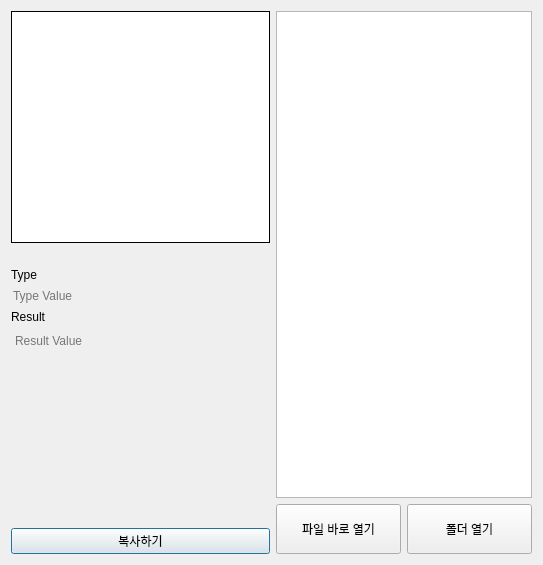
<?xml version="1.0" encoding="UTF-8"?>
<ui version="4.0">
 <class>dialog</class>
 <widget class="QDialog" name="dialog">
  <property name="windowModality">
   <enum>Qt::NonModal</enum>
  </property>
  <property name="geometry">
   <rect>
    <x>0</x>
    <y>0</y>
    <width>543</width>
    <height>565</height>
   </rect>
  </property>
  <property name="baseSize">
   <size>
    <width>280</width>
    <height>500</height>
   </size>
  </property>
  <property name="font">
   <font>
    <family>Arial</family>
    <pointsize>9</pointsize>
    <weight>50</weight>
    <bold>false</bold>
   </font>
  </property>
  <property name="acceptDrops">
   <bool>true</bool>
  </property>
  <property name="windowTitle">
   <string>QR Image Scanning Tool</string>
  </property>
  <property name="windowIcon">
   <iconset>
    <normaloff>../icon.png</normaloff>../icon.png</iconset>
  </property>
  <property name="autoFillBackground">
   <bool>false</bool>
  </property>
  <property name="sizeGripEnabled">
   <bool>false</bool>
  </property>
  <property name="modal">
   <bool>false</bool>
  </property>
  <layout class="QGridLayout" name="gridLayout">
   <item row="0" column="0">
    <layout class="QGridLayout" name="gridLayout_2">
     <item row="0" column="0">
      <layout class="QVBoxLayout" name="verticalLayout_3">
       <item>
        <widget class="QLabel" name="input_img">
         <property name="sizePolicy">
          <sizepolicy hsizetype="Expanding" vsizetype="MinimumExpanding">
           <horstretch>0</horstretch>
           <verstretch>0</verstretch>
          </sizepolicy>
         </property>
         <property name="minimumSize">
          <size>
           <width>200</width>
           <height>200</height>
          </size>
         </property>
         <property name="palette">
          <palette>
           <active>
            <colorrole role="WindowText">
             <brush brushstyle="SolidPattern">
              <color alpha="255">
               <red>0</red>
               <green>0</green>
               <blue>0</blue>
              </color>
             </brush>
            </colorrole>
            <colorrole role="Button">
             <brush brushstyle="SolidPattern">
              <color alpha="255">
               <red>255</red>
               <green>255</green>
               <blue>255</blue>
              </color>
             </brush>
            </colorrole>
            <colorrole role="Light">
             <brush brushstyle="SolidPattern">
              <color alpha="255">
               <red>255</red>
               <green>255</green>
               <blue>255</blue>
              </color>
             </brush>
            </colorrole>
            <colorrole role="Midlight">
             <brush brushstyle="SolidPattern">
              <color alpha="255">
               <red>255</red>
               <green>255</green>
               <blue>255</blue>
              </color>
             </brush>
            </colorrole>
            <colorrole role="Dark">
             <brush brushstyle="SolidPattern">
              <color alpha="255">
               <red>127</red>
               <green>127</green>
               <blue>127</blue>
              </color>
             </brush>
            </colorrole>
            <colorrole role="Mid">
             <brush brushstyle="SolidPattern">
              <color alpha="255">
               <red>170</red>
               <green>170</green>
               <blue>170</blue>
              </color>
             </brush>
            </colorrole>
            <colorrole role="Text">
             <brush brushstyle="SolidPattern">
              <color alpha="255">
               <red>0</red>
               <green>0</green>
               <blue>0</blue>
              </color>
             </brush>
            </colorrole>
            <colorrole role="BrightText">
             <brush brushstyle="SolidPattern">
              <color alpha="255">
               <red>255</red>
               <green>255</green>
               <blue>255</blue>
              </color>
             </brush>
            </colorrole>
            <colorrole role="ButtonText">
             <brush brushstyle="SolidPattern">
              <color alpha="255">
               <red>0</red>
               <green>0</green>
               <blue>0</blue>
              </color>
             </brush>
            </colorrole>
            <colorrole role="Base">
             <brush brushstyle="SolidPattern">
              <color alpha="255">
               <red>255</red>
               <green>255</green>
               <blue>255</blue>
              </color>
             </brush>
            </colorrole>
            <colorrole role="Window">
             <brush brushstyle="SolidPattern">
              <color alpha="255">
               <red>255</red>
               <green>255</green>
               <blue>255</blue>
              </color>
             </brush>
            </colorrole>
            <colorrole role="Shadow">
             <brush brushstyle="SolidPattern">
              <color alpha="255">
               <red>0</red>
               <green>0</green>
               <blue>0</blue>
              </color>
             </brush>
            </colorrole>
            <colorrole role="AlternateBase">
             <brush brushstyle="SolidPattern">
              <color alpha="255">
               <red>255</red>
               <green>255</green>
               <blue>255</blue>
              </color>
             </brush>
            </colorrole>
            <colorrole role="ToolTipBase">
             <brush brushstyle="SolidPattern">
              <color alpha="255">
               <red>255</red>
               <green>255</green>
               <blue>220</blue>
              </color>
             </brush>
            </colorrole>
            <colorrole role="ToolTipText">
             <brush brushstyle="SolidPattern">
              <color alpha="255">
               <red>0</red>
               <green>0</green>
               <blue>0</blue>
              </color>
             </brush>
            </colorrole>
           </active>
           <inactive>
            <colorrole role="WindowText">
             <brush brushstyle="SolidPattern">
              <color alpha="255">
               <red>0</red>
               <green>0</green>
               <blue>0</blue>
              </color>
             </brush>
            </colorrole>
            <colorrole role="Button">
             <brush brushstyle="SolidPattern">
              <color alpha="255">
               <red>255</red>
               <green>255</green>
               <blue>255</blue>
              </color>
             </brush>
            </colorrole>
            <colorrole role="Light">
             <brush brushstyle="SolidPattern">
              <color alpha="255">
               <red>255</red>
               <green>255</green>
               <blue>255</blue>
              </color>
             </brush>
            </colorrole>
            <colorrole role="Midlight">
             <brush brushstyle="SolidPattern">
              <color alpha="255">
               <red>255</red>
               <green>255</green>
               <blue>255</blue>
              </color>
             </brush>
            </colorrole>
            <colorrole role="Dark">
             <brush brushstyle="SolidPattern">
              <color alpha="255">
               <red>127</red>
               <green>127</green>
               <blue>127</blue>
              </color>
             </brush>
            </colorrole>
            <colorrole role="Mid">
             <brush brushstyle="SolidPattern">
              <color alpha="255">
               <red>170</red>
               <green>170</green>
               <blue>170</blue>
              </color>
             </brush>
            </colorrole>
            <colorrole role="Text">
             <brush brushstyle="SolidPattern">
              <color alpha="255">
               <red>0</red>
               <green>0</green>
               <blue>0</blue>
              </color>
             </brush>
            </colorrole>
            <colorrole role="BrightText">
             <brush brushstyle="SolidPattern">
              <color alpha="255">
               <red>255</red>
               <green>255</green>
               <blue>255</blue>
              </color>
             </brush>
            </colorrole>
            <colorrole role="ButtonText">
             <brush brushstyle="SolidPattern">
              <color alpha="255">
               <red>0</red>
               <green>0</green>
               <blue>0</blue>
              </color>
             </brush>
            </colorrole>
            <colorrole role="Base">
             <brush brushstyle="SolidPattern">
              <color alpha="255">
               <red>255</red>
               <green>255</green>
               <blue>255</blue>
              </color>
             </brush>
            </colorrole>
            <colorrole role="Window">
             <brush brushstyle="SolidPattern">
              <color alpha="255">
               <red>255</red>
               <green>255</green>
               <blue>255</blue>
              </color>
             </brush>
            </colorrole>
            <colorrole role="Shadow">
             <brush brushstyle="SolidPattern">
              <color alpha="255">
               <red>0</red>
               <green>0</green>
               <blue>0</blue>
              </color>
             </brush>
            </colorrole>
            <colorrole role="AlternateBase">
             <brush brushstyle="SolidPattern">
              <color alpha="255">
               <red>255</red>
               <green>255</green>
               <blue>255</blue>
              </color>
             </brush>
            </colorrole>
            <colorrole role="ToolTipBase">
             <brush brushstyle="SolidPattern">
              <color alpha="255">
               <red>255</red>
               <green>255</green>
               <blue>220</blue>
              </color>
             </brush>
            </colorrole>
            <colorrole role="ToolTipText">
             <brush brushstyle="SolidPattern">
              <color alpha="255">
               <red>0</red>
               <green>0</green>
               <blue>0</blue>
              </color>
             </brush>
            </colorrole>
           </inactive>
           <disabled>
            <colorrole role="WindowText">
             <brush brushstyle="SolidPattern">
              <color alpha="255">
               <red>127</red>
               <green>127</green>
               <blue>127</blue>
              </color>
             </brush>
            </colorrole>
            <colorrole role="Button">
             <brush brushstyle="SolidPattern">
              <color alpha="255">
               <red>255</red>
               <green>255</green>
               <blue>255</blue>
              </color>
             </brush>
            </colorrole>
            <colorrole role="Light">
             <brush brushstyle="SolidPattern">
              <color alpha="255">
               <red>255</red>
               <green>255</green>
               <blue>255</blue>
              </color>
             </brush>
            </colorrole>
            <colorrole role="Midlight">
             <brush brushstyle="SolidPattern">
              <color alpha="255">
               <red>255</red>
               <green>255</green>
               <blue>255</blue>
              </color>
             </brush>
            </colorrole>
            <colorrole role="Dark">
             <brush brushstyle="SolidPattern">
              <color alpha="255">
               <red>127</red>
               <green>127</green>
               <blue>127</blue>
              </color>
             </brush>
            </colorrole>
            <colorrole role="Mid">
             <brush brushstyle="SolidPattern">
              <color alpha="255">
               <red>170</red>
               <green>170</green>
               <blue>170</blue>
              </color>
             </brush>
            </colorrole>
            <colorrole role="Text">
             <brush brushstyle="SolidPattern">
              <color alpha="255">
               <red>127</red>
               <green>127</green>
               <blue>127</blue>
              </color>
             </brush>
            </colorrole>
            <colorrole role="BrightText">
             <brush brushstyle="SolidPattern">
              <color alpha="255">
               <red>255</red>
               <green>255</green>
               <blue>255</blue>
              </color>
             </brush>
            </colorrole>
            <colorrole role="ButtonText">
             <brush brushstyle="SolidPattern">
              <color alpha="255">
               <red>127</red>
               <green>127</green>
               <blue>127</blue>
              </color>
             </brush>
            </colorrole>
            <colorrole role="Base">
             <brush brushstyle="SolidPattern">
              <color alpha="255">
               <red>255</red>
               <green>255</green>
               <blue>255</blue>
              </color>
             </brush>
            </colorrole>
            <colorrole role="Window">
             <brush brushstyle="SolidPattern">
              <color alpha="255">
               <red>255</red>
               <green>255</green>
               <blue>255</blue>
              </color>
             </brush>
            </colorrole>
            <colorrole role="Shadow">
             <brush brushstyle="SolidPattern">
              <color alpha="255">
               <red>0</red>
               <green>0</green>
               <blue>0</blue>
              </color>
             </brush>
            </colorrole>
            <colorrole role="AlternateBase">
             <brush brushstyle="SolidPattern">
              <color alpha="255">
               <red>255</red>
               <green>255</green>
               <blue>255</blue>
              </color>
             </brush>
            </colorrole>
            <colorrole role="ToolTipBase">
             <brush brushstyle="SolidPattern">
              <color alpha="255">
               <red>255</red>
               <green>255</green>
               <blue>220</blue>
              </color>
             </brush>
            </colorrole>
            <colorrole role="ToolTipText">
             <brush brushstyle="SolidPattern">
              <color alpha="255">
               <red>0</red>
               <green>0</green>
               <blue>0</blue>
              </color>
             </brush>
            </colorrole>
           </disabled>
          </palette>
         </property>
         <property name="acceptDrops">
          <bool>true</bool>
         </property>
         <property name="autoFillBackground">
          <bool>true</bool>
         </property>
         <property name="frameShape">
          <enum>QFrame::Box</enum>
         </property>
         <property name="lineWidth">
          <number>1</number>
         </property>
         <property name="midLineWidth">
          <number>0</number>
         </property>
         <property name="text">
          <string/>
         </property>
         <property name="alignment">
          <set>Qt::AlignCenter</set>
         </property>
         <property name="wordWrap">
          <bool>false</bool>
         </property>
        </widget>
       </item>
       <item>
        <widget class="QLabel" name="lbl_size">
         <property name="font">
          <font>
           <pointsize>8</pointsize>
          </font>
         </property>
         <property name="alignment">
          <set>Qt::AlignRight|Qt::AlignTrailing|Qt::AlignVCenter</set>
         </property>
        </widget>
       </item>
       <item>
        <layout class="QVBoxLayout" name="verticalLayout">
         <property name="sizeConstraint">
          <enum>QLayout::SetDefaultConstraint</enum>
         </property>
         <item>
          <widget class="QLabel" name="label">
           <property name="text">
            <string>Type</string>
           </property>
           <property name="alignment">
            <set>Qt::AlignLeading|Qt::AlignLeft|Qt::AlignTop</set>
           </property>
          </widget>
         </item>
         <item>
          <widget class="QLineEdit" name="label_2">
           <property name="autoFillBackground">
            <bool>false</bool>
           </property>
           <property name="styleSheet">
            <string notr="true">background-color:rgba(255, 255, 255, 0);
font: 9pt &quot;Arial&quot;;</string>
           </property>
           <property name="frame">
            <bool>false</bool>
           </property>
           <property name="readOnly">
            <bool>true</bool>
           </property>
           <property name="placeholderText">
            <string>Type Value</string>
           </property>
          </widget>
         </item>
         <item>
          <widget class="QLabel" name="label_3">
           <property name="text">
            <string>Result</string>
           </property>
           <property name="alignment">
            <set>Qt::AlignLeading|Qt::AlignLeft|Qt::AlignTop</set>
           </property>
          </widget>
         </item>
         <item>
          <widget class="QTextBrowser" name="label_4">
           <property name="styleSheet">
            <string notr="true">background-color:rgba(255, 255, 255, 0);
font: 9pt &quot;Arial&quot;;</string>
           </property>
           <property name="frameShape">
            <enum>QFrame::NoFrame</enum>
           </property>
           <property name="placeholderText">
            <string>Result Value</string>
           </property>
           <property name="openExternalLinks">
            <bool>true</bool>
           </property>
          </widget>
         </item>
         <item>
          <widget class="QPushButton" name="btn_copy">
           <property name="text">
            <string>복사하기</string>
           </property>
          </widget>
         </item>
        </layout>
       </item>
      </layout>
     </item>
     <item row="0" column="1">
      <layout class="QVBoxLayout" name="verticalLayout_2">
       <item>
        <widget class="QListWidget" name="list_folder">
         <property name="sizePolicy">
          <sizepolicy hsizetype="Minimum" vsizetype="MinimumExpanding">
           <horstretch>0</horstretch>
           <verstretch>0</verstretch>
          </sizepolicy>
         </property>
        </widget>
       </item>
       <item>
        <layout class="QHBoxLayout" name="horizontalLayout">
         <item>
          <widget class="QPushButton" name="btn_open_file">
           <property name="minimumSize">
            <size>
             <width>0</width>
             <height>50</height>
            </size>
           </property>
           <property name="text">
            <string>파일 바로 열기</string>
           </property>
          </widget>
         </item>
         <item>
          <widget class="QPushButton" name="btn_upload_folder">
           <property name="minimumSize">
            <size>
             <width>0</width>
             <height>50</height>
            </size>
           </property>
           <property name="text">
            <string>폴더 열기</string>
           </property>
          </widget>
         </item>
        </layout>
       </item>
      </layout>
     </item>
    </layout>
   </item>
  </layout>
 </widget>
 <resources/>
 <connections/>
</ui>
